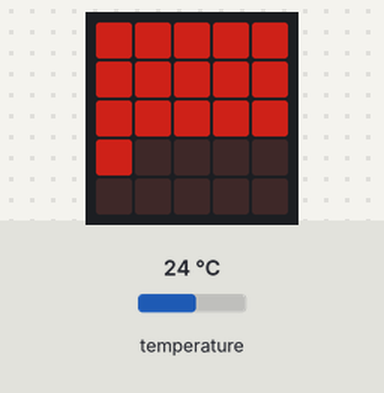
Recording of a program running on a simulated BBC micro:bit running MicroPython. Parts: the board's 5×5 LED display. The test bench sets the inputs (shaded band); at power-on: temperature 24 °C. Dim RGB values are drawn brighter than linear.

Above: at 1.2 s.
1.3 s: temperature set to 12 °C
At 2.7 s:
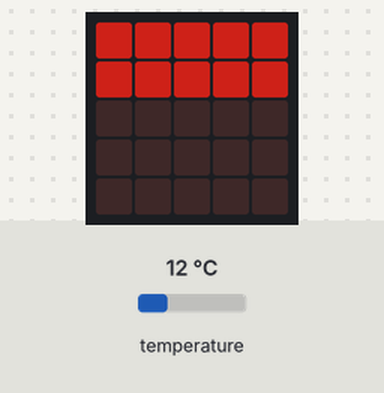
3.0 s: temperature set to 19 °C
At 4.2 s:
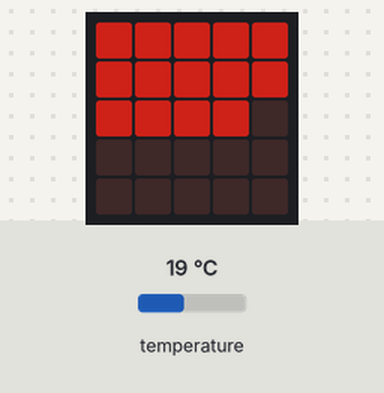
4.5 s: temperature set to 28 °C
At 5.7 s:
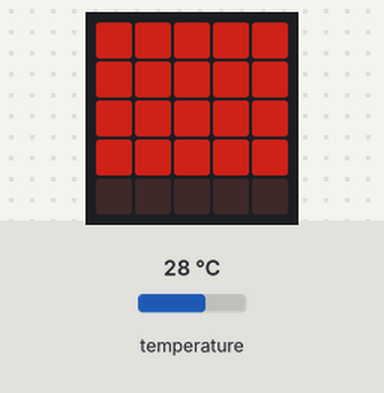
6.0 s: temperature set to 33 °C
At 7.2 s:
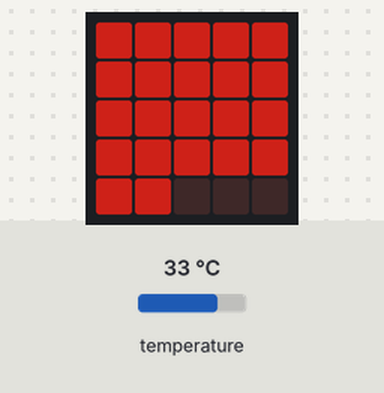
7.5 s: temperature set to 41 °C
At 8.6 s:
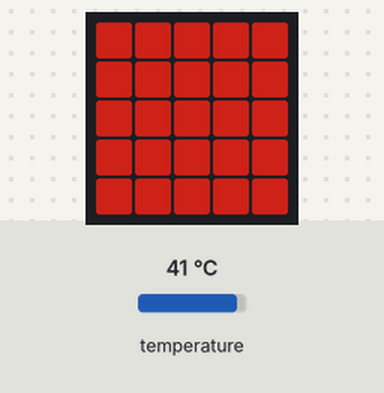
Timing chart, 0 to 10.0 s (numbered marks = the images above; inputs shaded):
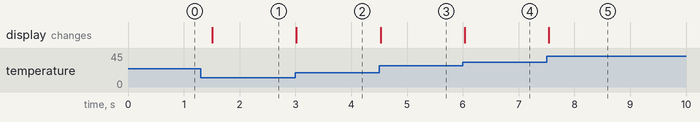

The program:

microbit-temp-sensor.py
```python
from microbit import *

brightness = 4

while True:

    temp_in_c = temperature()

    for x in range(5):
        for y in range(5):
            temp_pixel = y * 8 + x
            pixel_intensity = brightness if int(temp_in_c) >= temp_pixel else 0

            display.set_pixel(x, y, pixel_intensity)

    sleep(500)
```

Measured:
- after the input at 1.3 s, the display: changes after 0.21 s (image 1)
- after the input at 3.0 s, the display: changes at once (image 2)
- after the input at 4.5 s, the display: changes at once (image 3)
- after the input at 6.0 s, the display: changes at once (image 4)
- after the input at 7.5 s, the display: changes at once (image 5)
